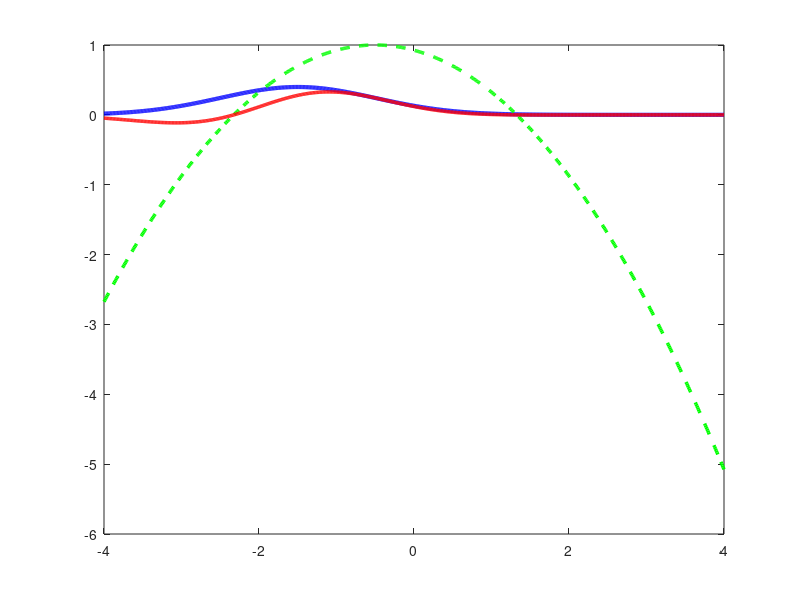

Write the MATLAB code that produced this figure. (Note: this script raises an error after producing the figure.)
p = makedist('Normal','mu',-1.5,'sigma',1);
pop = -0.5;
x = -4:.01:4;
pc = cdf(p,x);
pd = pdf(p,x);
diff = -0.3.*((x-pop).^2)+1;
weight = pd.*diff;
plot(x,pd,"b-","LineWidth",3)
hold on
plot(x,diff,"g--","LineWidth",2.5)
plot(x,weight,"r-","LineWidth",2.5)
xline(0,"LineWidth",2)
legend("Pop Distribution on Issue","Distance to Candidate Position","Support","0")
support = sum(weight(weight >= 0));
ylim([0,1])
xlabel("Issue Position")
% grid on
hold off